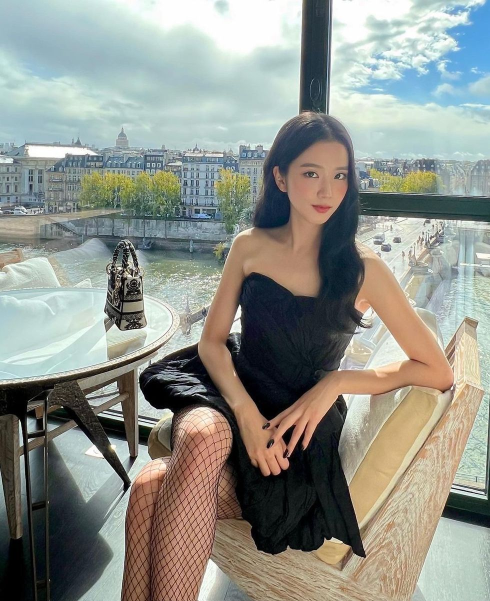
#> input picture jisoo.jpg, 980 x 1202 px (shown at 1/2 size)
$ python face.py
#> lines starting #> are read from the running program, lines starting #| are printed output that depends on the picture; after the words box and inside, x2 and y2 are one past the last pixel; in counts of white or black regions, pixels touching at a corner belong together
import cv2

img = cv2.imread('jisoo.jpg')
#> img is the input picture: shape (1202, 980, 3); mean B, G, R 138.6, 146.3, 143.5
img = cv2.resize(img, (0,0), fx=0.5, fy=0.5)
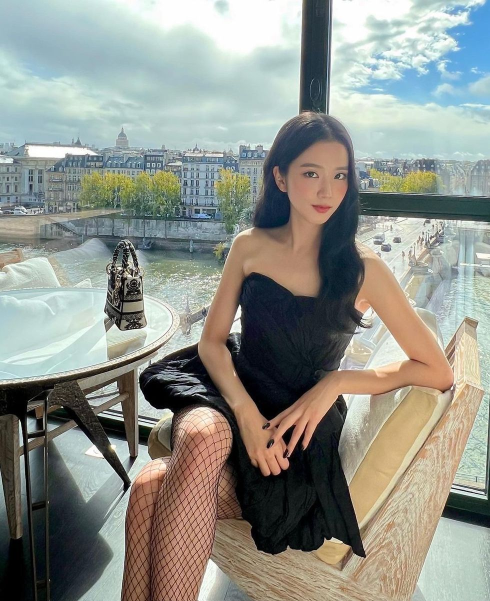
#> img: shape (601, 490, 3); mean B, G, R 138.7, 146.4, 143.6
gray = cv2.cvtColor(img, cv2.COLOR_BGR2GRAY)
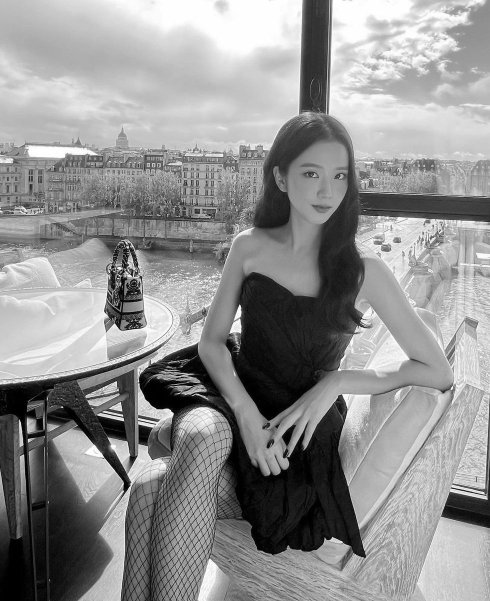
#> gray: shape (601, 490); min 0, max 255, mean 144.7
faceCascade = cv2.CascadeClassifier('face_detect.xml')
faceRect = faceCascade.detectMultiScale(gray, 1.1, 6)
#> faceRect = [[283, 146, 77, 77]]

for(x,y,w,h) in faceRect:    #(x,y)矩形左上角的點
    cv2.rectangle(img, (x,y), (x+w,y+h), (0,255,0), 2)
#> this loop made 1 pass
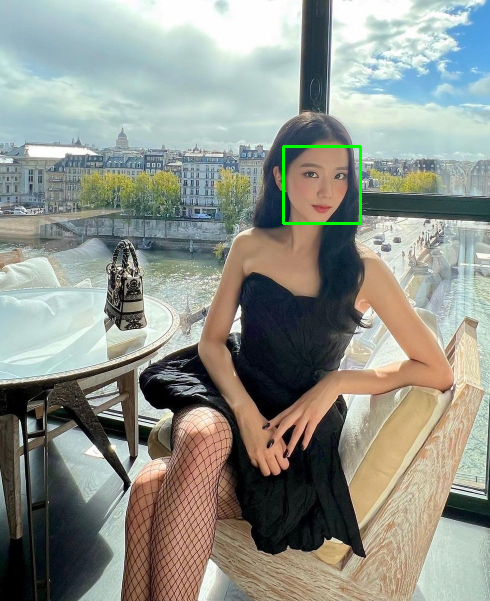
#> img: shape (601, 490, 3); 0.31% of pixels changed, all inside (x1, y1, x2, y2) = (282, 145, 362, 225)


cv2.imshow('img', img)
cv2.imwrite('face_result.jpg', img)
cv2.waitKey(0)
